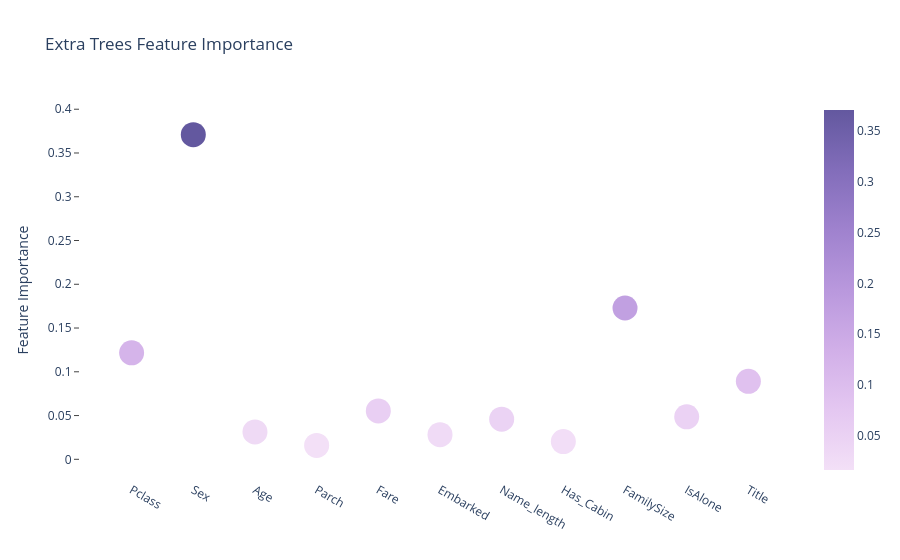

This figure's notebook cell:
### Code cell
# Scatter plot 
trace = go.Scatter(
    y = feature_dataframe['Extra Trees  feature importances'].values,
    x = feature_dataframe['features'].values,
    mode='markers',
    marker=dict(
        sizemode = 'diameter',
        sizeref = 1,
        size = 25,
#       size= feature_dataframe['AdaBoost feature importances'].values,
        #color = np.random.randn(500), #set color equal to a variable
        color = feature_dataframe['Extra Trees  feature importances'].values,
        colorscale='Purp',
        showscale=True
    ),
    text = feature_dataframe['features'].values
)
data = [trace]

layout= go.Layout(
    autosize= True,
    paper_bgcolor='rgba(0,0,0,0)',
    plot_bgcolor='rgba(0,0,0,0)',
    title= 'Extra Trees Feature Importance',
    hovermode= 'closest',
#     xaxis= dict(
#         title= 'Pop',
#         ticklen= 5,
#         zeroline= False,
#         gridwidth= 2,
#     ),
    yaxis=dict(
        title= 'Feature Importance',
        ticklen= 5,
        gridwidth= 2,
        mirror=True,
        ticks='outside',
        showline=True
    ),
    showlegend= False
)
fig = go.Figure(data=data, layout=layout)
py.iplot(fig,filename='scatter2010')

### Figure 1 — Plotly figure (JSON) as saved in the notebook; plotly's stock layout.template omitted (floating-point values rounded to 4 significant figures)
{"data": [{"marker": {"color": [0.1217, 0.371, 0.0313, 0.01592, 0.05526, 0.02816, 0.0459, 0.0203, 0.1729, 0.04854, 0.0891], "colorscale": [[0.0, "rgb(243, 224, 247)"], [0.1667, "rgb(228, 199, 241)"], [0.3333, "rgb(209, 175, 232)"], [0.5, "rgb(185, 152, 221)"], [0.6667, "rgb(159, 130, 206)"], [0.8333, "rgb(130, 109, 186)"], [1.0, "rgb(99, 88, 159)"]], "showscale": true, "size": 25, "sizemode": "diameter", "sizeref": 1}, "mode": "markers", "text": ["Pclass", "Sex", "Age", "Parch", "Fare", "Embarked", "Name_length", "Has_Cabin", "FamilySize", "IsAlone", "Title"], "type": "scatter", "x": ["Pclass", "Sex", "Age", "Parch", "Fare", "Embarked", "Name_length", "Has_Cabin", "FamilySize", "IsAlone", "Title"], "y": [0.1217, 0.371, 0.0313, 0.01592, 0.05526, 0.02816, 0.0459, 0.0203, 0.1729, 0.04854, 0.0891]}], "layout": {"autosize": true, "hovermode": "closest", "paper_bgcolor": "rgba(0,0,0,0)", "plot_bgcolor": "rgba(0,0,0,0)", "showlegend": false, "title": {"text": "Extra Trees Feature Importance"}, "yaxis": {"gridwidth": 2, "mirror": true, "showline": true, "ticklen": 5, "ticks": "outside", "title": {"text": "Feature Importance"}}}}
